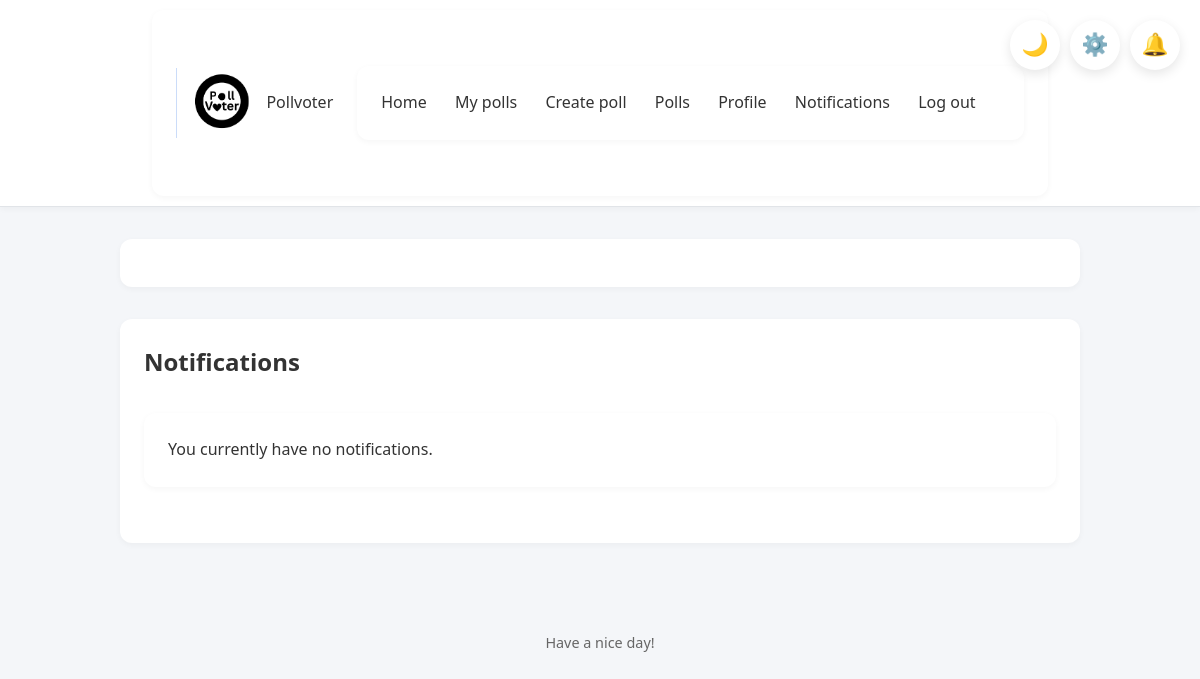
The app's page /notifications (signed in), older data.
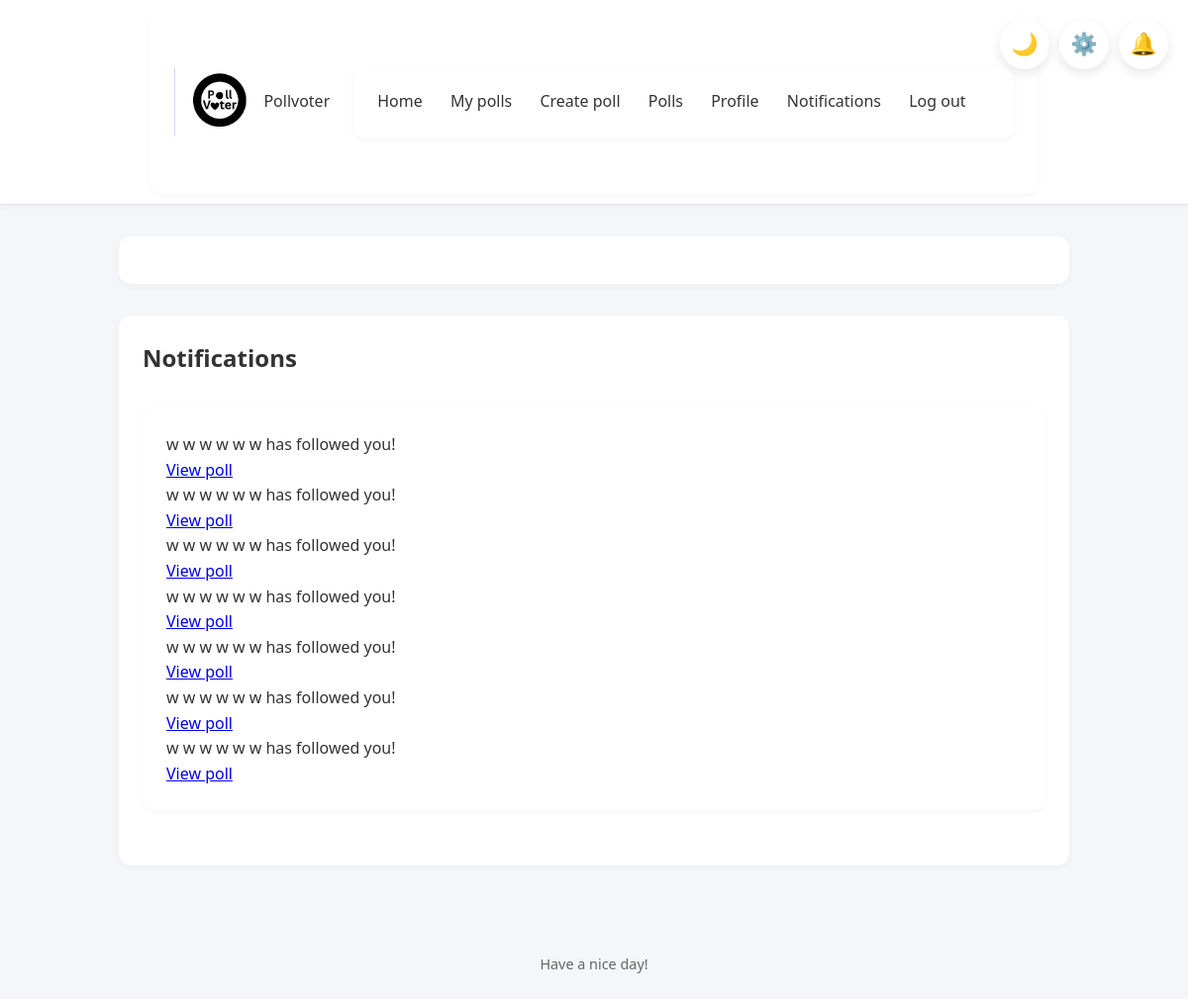
The same page, newer data.
### app/models.py (models this page shows)
class Notification(db.Model):
    __tablename__ = 'notification'
    id = Column(Integer, primary_key=True)
    message = Column(Text)
    is_read = Column(Boolean)
    created_at = Column(DateTime, default=datetime.now)
    recipient_id = Column(Integer, ForeignKey('user.id'))
    recipient = relationship("User", backref="notifications", foreign_keys=[recipient_id])
    poll_id = Column(Integer, ForeignKey('poll.id'))

### app/routes.py (the view)
@main.route("/notifications")
@login_required
def notifications():
    notifications = Notification.query.filter_by(recipient_id = current_user.id).order_by(Notification.created_at.desc()).all()
    for i in notifications:
        i.is_read = True
    db.session.commit()
    return render_template("notification.html", notifications = notifications)

### app/__init__.py (called while the page is built)
def create_app():
    app = Flask(__name__)
    app.config['SECRET_KEY'] = 'your_secret_key'
    app.config['SQLALCHEMY_DATABASE_URI'] = 'sqlite:///pollvoter.db'
    app.config['SQLALCHEMY_TRACK_MODIFICATIONS'] = False
    app.config["UPLOAD_FOLDER"] = "static/uploads"
    app.config["PFP_FOLDER"] =  "app/static/uploads/pfp"
    db.init_app(app)
    login_manager.init_app(app)
    migrate.init_app(app, db)
    app.register_blueprint(auth)
    app.register_blueprint(main)
    app.register_blueprint(polls)
    app.register_blueprint(admin)
    @login_manager.user_loader
    def load_user(userid):
        return User.query.get(int(userid))
    return app

### app/routes.py (called while the page is built)
@main.context_processor
def notifications_count():
    if current_user.is_authenticated:
        unreadcount = Notification.query.filter_by(recipient_id = current_user.id, is_read = False).count()
        return dict(unreadcount = unreadcount)
    return dict(unreadcount = 0)

### app/templates/notification.html (shortened to what this page needs)
{% extends "base.html" %}
{% block content %}
<h2>Notifications</h2>
<div>
    {%for i in notifications%}
    <p>{{i.message}}</p>
    <a href="{{url_for('polls.poll_detail', poll_id = i.poll_id)}}">View poll</a>
    {%else%}
    <p>You currently have no notifications.</p>
    {%endfor%}
</div>
{%endblock%}

### app/templates/base.html (shortened to what this page needs)
<!DOCTYPE html>
<html lang="en">
<head>
    <link rel="stylesheet" href="{{url_for('static', filename='styles.css')}}">
</head>
<body>
    {% set unread_count = unread_count if unread_count is defined else 0 %}
    <nav class="navbar">
        <div class="navcontainer">
            <a href="{{url_for('main.home')}}" class="navbar-brand">
                <img src="{{url_for('static', filename = 'Pollvoter.png')}}" alt="" class="logoimage">
                Pollvoter
            </a>
            <div class="navlinks">
                {%if current_user.is_authenticated%}
                    <a href="{{url_for('main.home')}}">Home</a>
                    <a href="{{url_for('polls.my_polls')}}">My polls</a>
                    <a href="{{url_for('polls.create_poll')}}">Create poll</a>
                    <a href="{{url_for('polls.listpolls')}}">Polls</a>
                    <a href="{{url_for('main.profile')}}">Profile</a>
                    <a href="{{url_for('main.notifications')}}">Notifications</a>
                    <a href="{{url_for('auth.logout')}}">Log out</a>
                {%else%}
                    <a href="{{url_for('auth.login')}}">Login</a>
                    <a href="{{url_for('auth.register')}}">Register</a>
                {%endif%}
            </div>
        </div>
    </nav>
    <div class="top-right-buttons">
        <button id="toggledarkmode" class="theme-btn">🌙</button>
        <button class="settings-btn">⚙️</button>
        <button class="notif-btn">
            🔔
        </button>
    </div>
    <div class="main-container">
        {%block content%}{%endblock%}
    </div>
    <footer>
        <p>Have a nice day!</p>
    </footer>
</body>
</html>

### app/static/styles.css (style rules this page uses)
:root { --bg-color: #f4f6f9; --text-color: #333333; --card-bg: #ffffff; --navbar-bg: #ffffff; --border-color: #e1e4e8; --input-bg: #ffffff; --link-color: #000000; --subtle-text: #666; --accent-color: #000; --accent-hover: #1a1a1a; --yes-fill-color: #111; --no-fill-color: #666; --progress-bg: #e0e0e0; --shadow-light: 0 2px 6px rgba(0, 0, 0, 0.04); }
body { background-color: var(--bg-color); color: var(--text-color); transition: background-color 0.3s, color 0.3s; }
.navbar { background-color: var(--navbar-bg); border-bottom: 1px solid var(--border-color); box-shadow: 0 1px 4px rgba(0, 0, 0, 0.08); }
.navbar-brand, .nav-links a { color: var(--text-color) !important; }
* { box-sizing: border-box; margin: 0; padding: 0; }
body { font-family: 'Segoe UI', Tahoma, Geneva, Verdana, sans-serif; background-color: var(--bg-color); color: var(--text-color); line-height: 1.6; }
nav { background-color: var(--navbar-bg); box-shadow: var(--shadow-light); padding: 1rem 2rem; display: flex; justify-content: space-between; align-items: center; border-bottom: 1px solid var(--border-color); }
nav a { color: var(--text-color); text-decoration: none; margin-right: 1.5rem; font-weight: 500; transition: color 0.2s ease-in-out; }
div:not(nav):not(footer) { max-width: 960px; margin: 2rem auto; padding: 1.5rem; background-color: var(--card-bg); box-shadow: var(--shadow-light); border-radius: 12px; }
footer { text-align: center; padding: 1.5rem 0; color: var(--subtle-text); font-size: 0.9rem; margin-top: 4rem; }
.navbar { background-color: var(--navbar-bg); padding: 10px 30px; box-shadow: var(--shadow-light); }
.navcontainer { display: flex; justify-content: space-between; align-items: center; margin: 0 auto; }
.navbar-brand { display: flex; align-items: center; text-decoration: none; }
.logoimage { height: 70px; width: 90px; }
.notif-btn, .theme-btn, .settings-btn { position: fixed; top: 20px; width: 50px; height: 50px; border-radius: 50%; border: none; background-color: var(--card-bg); color: var(--text-color); box-shadow: 0 4px 12px rgba(0,0,0,0.1); cursor: pointer; font-size: 22px; display: flex; align-items: center; justify-content: center; transition: all 0.2s ease; z-index: 1000; }
.settings-btn { right: 80px; }
.theme-btn { right: 140px; }
.notif-btn { right: 20px; }

Row changes from the older to the newer data that the page shows:
added Notification: message "w w w w w w has followed you!"
added Notification: message "w w w w w w has followed you!"
added Notification: message "w w w w w w has followed you!"
added Notification: message "w w w w w w has followed you!"
added Notification: message "w w w w w w has followed you!"
added Notification: message "w w w w w w has followed you!"
added Notification: message "w w w w w w has followed you!"
Text that changed along with them:
text no longer shown: "You currently have no notifications."
